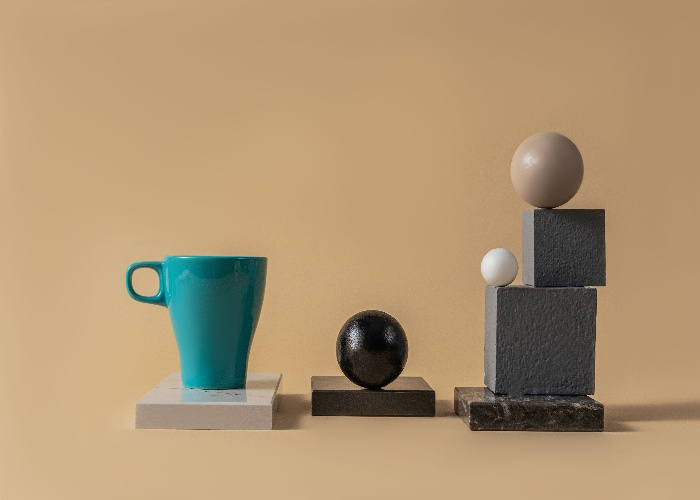
#> input picture 1_OpenCV/6_Feature_Detection/original_img.jpg, 700 x 500 px
$ python 07_bfmatcher_sort_matches.py
#> lines starting #> are read from the running program, lines starting #| are printed output that depends on the picture
import cv2

# Read images
img1 = cv2.imread("original_img.jpg")
#> img1 is the input picture: shape (500, 700, 3); mean B, G, R 114, 148.8, 174.6
img2 = cv2.imread("multiple_images_in_one_img.jpg")
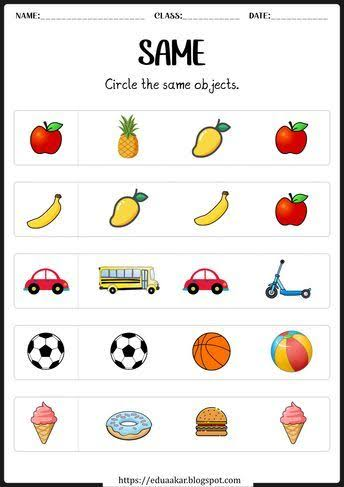
#> input picture 1_OpenCV/6_Feature_Detection/multiple_images_in_one_img.jpg, 344 x 487 px
#> img2 is the input picture: shape (487, 344, 3); mean B, G, R 224.8, 229.2, 233.9

# Convert to grayscale
gray1 = cv2.cvtColor(img1, cv2.COLOR_BGR2GRAY)
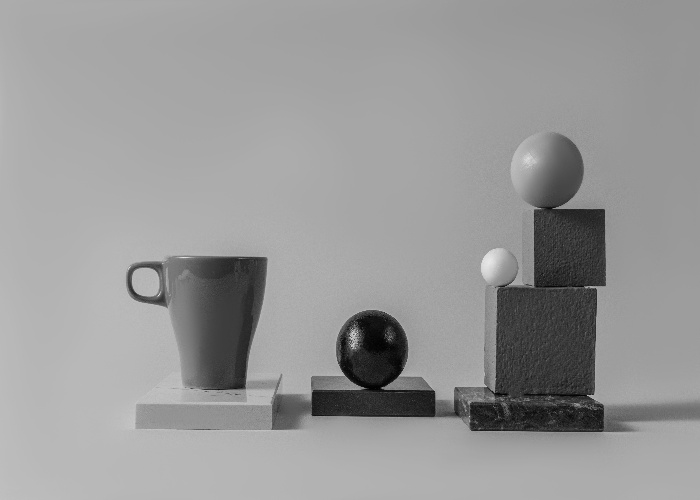
#> gray1: shape (500, 700); min 0, max 233, mean 152.6
gray2 = cv2.cvtColor(img2, cv2.COLOR_BGR2GRAY)
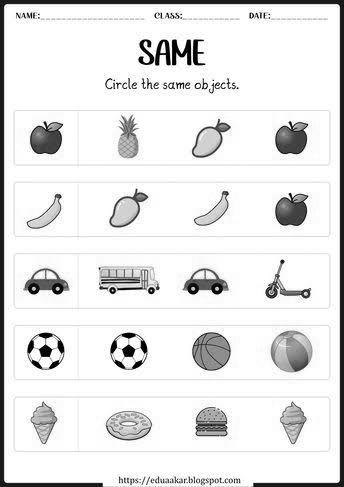
#> gray2: shape (487, 344); min 0, max 255, mean 230.1

# ORB
orb = cv2.ORB_create(nfeatures=500)

# Detect features
kp1, des1 = orb.detectAndCompute(gray1, None)
#> kp1 = 500 keypoints; strongest (x, y, size): (592, 394, 31), (593, 289, 37.2), (589, 396, 37.2), (382, 387, 31)
kp2, des2 = orb.detectAndCompute(gray2, None)
#> kp2 = 500 keypoints; strongest (x, y, size): (151, 290, 31), (147, 61, 31), (163, 43, 31), (146, 60, 37.2)

# BFMatcher
bf = cv2.BFMatcher(
    cv2.NORM_HAMMING,
    crossCheck=True
)

# Match
matches = bf.match(des1, des2)
#> matches = 71 matches

# Sort by distance
matches = sorted(
    matches,
    key=lambda x: x.distance
)

# Print first 10 matches
for match in matches[:10]:
    print(
        "Query:",
        match.queryIdx,  #queryIdx refers to the descriptor from Image 1.
        "Train:",
        match.trainIdx,   #trainIdx refers to the descriptor from Image 2.
        "Distance:",
        match.distance
    )
#> this loop made 10 passes
#| Query: 496 Train: 321 Distance: 26.0
#| Query: 339 Train: 86 Distance: 38.0
#| Query: 424 Train: 121 Distance: 41.0
#| Query: 408 Train: 103 Distance: 43.0
#| Query: 221 Train: 73 Distance: 44.0
#| Query: 124 Train: 92 Distance: 45.0
#| Query: 202 Train: 108 Distance: 45.0
#| Query: 473 Train: 127 Distance: 46.0
#> (further printed lines are left out)
